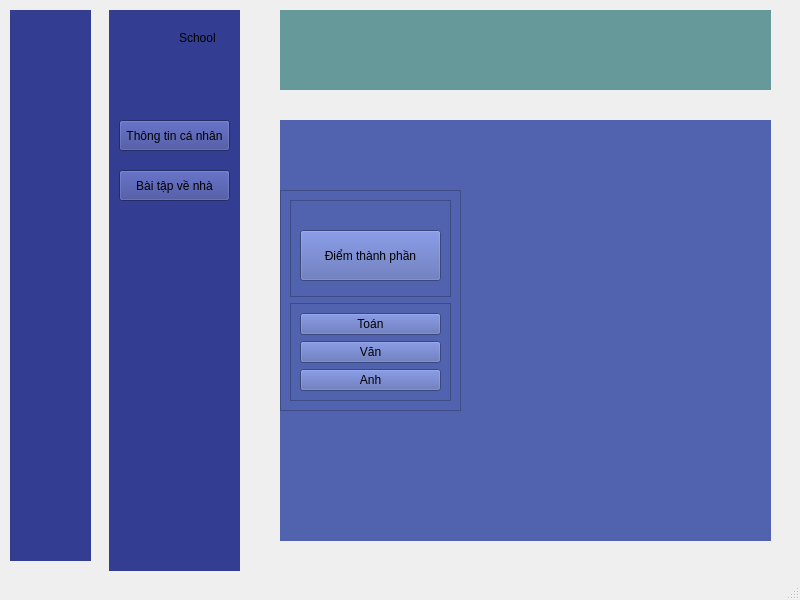
<?xml version="1.0" encoding="UTF-8"?>
<ui version="4.0">
 <class>MainWindow</class>
 <widget class="QMainWindow" name="MainWindow">
  <property name="geometry">
   <rect>
    <x>0</x>
    <y>0</y>
    <width>800</width>
    <height>600</height>
   </rect>
  </property>
  <property name="windowTitle">
   <string>MainWindow</string>
  </property>
  <widget class="QWidget" name="centralwidget">
   <widget class="QWidget" name="widget" native="true">
    <property name="geometry">
     <rect>
      <x>10</x>
      <y>10</y>
      <width>81</width>
      <height>551</height>
     </rect>
    </property>
    <property name="styleSheet">
     <string notr="true">background-color: rgb(51, 61, 145)</string>
    </property>
   </widget>
   <widget class="QWidget" name="widget_2" native="true">
    <property name="geometry">
     <rect>
      <x>109</x>
      <y>10</y>
      <width>131</width>
      <height>561</height>
     </rect>
    </property>
    <property name="styleSheet">
     <string notr="true">background-color: rgb(51, 61, 145)</string>
    </property>
    <widget class="QLabel" name="label">
     <property name="geometry">
      <rect>
       <x>70</x>
       <y>20</y>
       <width>49</width>
       <height>16</height>
      </rect>
     </property>
     <property name="text">
      <string>School</string>
     </property>
    </widget>
    <widget class="QPushButton" name="pushButton">
     <property name="geometry">
      <rect>
       <x>10</x>
       <y>110</y>
       <width>111</width>
       <height>31</height>
      </rect>
     </property>
     <property name="text">
      <string>Thông tin cá nhân</string>
     </property>
    </widget>
    <widget class="QPushButton" name="pushButton_2">
     <property name="geometry">
      <rect>
       <x>10</x>
       <y>160</y>
       <width>111</width>
       <height>31</height>
      </rect>
     </property>
     <property name="text">
      <string>Bài tập về nhà</string>
     </property>
    </widget>
   </widget>
   <widget class="QWidget" name="widget_3" native="true">
    <property name="geometry">
     <rect>
      <x>280</x>
      <y>10</y>
      <width>491</width>
      <height>80</height>
     </rect>
    </property>
    <property name="styleSheet">
     <string notr="true">background-color: rgb(102, 153, 153)</string>
    </property>
   </widget>
   <widget class="QWidget" name="widget_4" native="true">
    <property name="geometry">
     <rect>
      <x>280</x>
      <y>120</y>
      <width>491</width>
      <height>421</height>
     </rect>
    </property>
    <property name="styleSheet">
     <string notr="true">background-color: rgb(81, 99, 174)</string>
    </property>
    <widget class="QFrame" name="frame_3">
     <property name="geometry">
      <rect>
       <x>0</x>
       <y>70</y>
       <width>181</width>
       <height>221</height>
      </rect>
     </property>
     <property name="frameShape">
      <enum>QFrame::Shape::StyledPanel</enum>
     </property>
     <property name="frameShadow">
      <enum>QFrame::Shadow::Raised</enum>
     </property>
     <layout class="QVBoxLayout" name="verticalLayout_2">
      <item>
       <widget class="QFrame" name="frame_2">
        <property name="frameShape">
         <enum>QFrame::Shape::StyledPanel</enum>
        </property>
        <property name="frameShadow">
         <enum>QFrame::Shadow::Raised</enum>
        </property>
        <widget class="QPushButton" name="pushButton_3">
         <property name="geometry">
          <rect>
           <x>10</x>
           <y>30</y>
           <width>141</width>
           <height>51</height>
          </rect>
         </property>
         <property name="text">
          <string>Điểm thành phần</string>
         </property>
         <property name="checkable">
          <bool>true</bool>
         </property>
         <property name="checked">
          <bool>false</bool>
         </property>
        </widget>
       </widget>
      </item>
      <item>
       <widget class="QFrame" name="frame">
        <property name="frameShape">
         <enum>QFrame::Shape::StyledPanel</enum>
        </property>
        <property name="frameShadow">
         <enum>QFrame::Shadow::Raised</enum>
        </property>
        <layout class="QVBoxLayout" name="verticalLayout">
         <item>
          <widget class="QPushButton" name="pushButton_4">
           <property name="text">
            <string>Toán</string>
           </property>
           <property name="checkable">
            <bool>true</bool>
           </property>
          </widget>
         </item>
         <item>
          <widget class="QPushButton" name="pushButton_5">
           <property name="text">
            <string>Văn</string>
           </property>
           <property name="checkable">
            <bool>true</bool>
           </property>
          </widget>
         </item>
         <item>
          <widget class="QPushButton" name="pushButton_6">
           <property name="text">
            <string>Anh</string>
           </property>
           <property name="checkable">
            <bool>true</bool>
           </property>
          </widget>
         </item>
        </layout>
       </widget>
      </item>
     </layout>
    </widget>
   </widget>
  </widget>
  <widget class="QMenuBar" name="menubar">
   <property name="geometry">
    <rect>
     <x>0</x>
     <y>0</y>
     <width>800</width>
     <height>21</height>
    </rect>
   </property>
  </widget>
  <widget class="QStatusBar" name="statusbar"/>
 </widget>
 <resources/>
 <connections>
  <connection>
   <sender>pushButton_3</sender>
   <signal>toggled(bool)</signal>
   <receiver>frame</receiver>
   <slot>setHidden(bool)</slot>
   <hints>
    <hint type="sourcelabel">
     <x>464</x>
     <y>244</y>
    </hint>
    <hint type="destinationlabel">
     <x>480</x>
     <y>401</y>
    </hint>
   </hints>
  </connection>
 </connections>
</ui>
